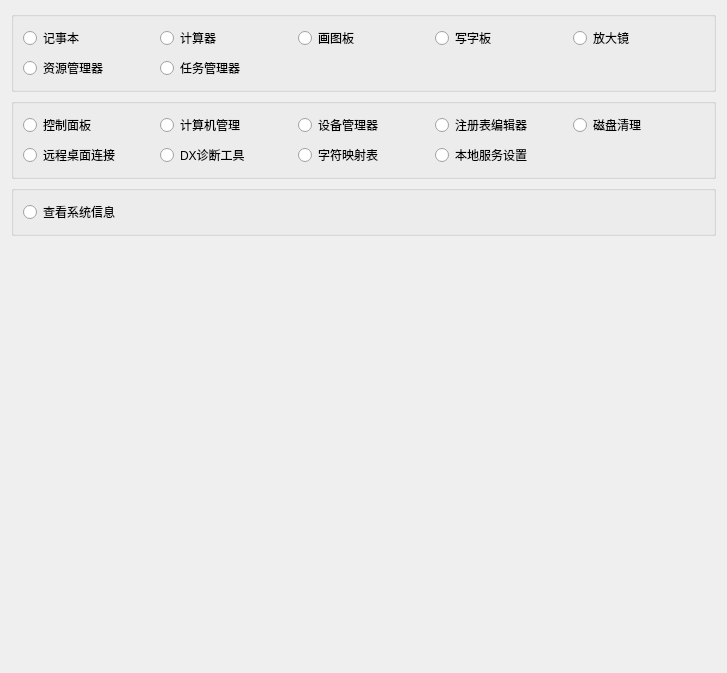
<?xml version="1.0" encoding="UTF-8"?>
<ui version="4.0">
 <class>WinSystemToolCmdEditor</class>
 <widget class="QWidget" name="WinSystemToolCmdEditor">
  <property name="geometry">
   <rect>
    <x>0</x>
    <y>0</y>
    <width>727</width>
    <height>673</height>
   </rect>
  </property>
  <property name="windowTitle">
   <string>Form</string>
  </property>
  <layout class="QVBoxLayout" name="verticalLayout">
   <item>
    <widget class="QGroupBox" name="groupBox">
     <property name="title">
      <string/>
     </property>
     <layout class="QGridLayout" name="gridLayout">
      <item row="0" column="0">
       <widget class="QRadioButton" name="radioButton_notepad">
        <property name="text">
         <string>记事本</string>
        </property>
       </widget>
      </item>
      <item row="0" column="1">
       <widget class="QRadioButton" name="radioButton_calc">
        <property name="text">
         <string>计算器</string>
        </property>
       </widget>
      </item>
      <item row="0" column="2">
       <widget class="QRadioButton" name="radioButton_mspaint">
        <property name="text">
         <string>画图板</string>
        </property>
       </widget>
      </item>
      <item row="0" column="3">
       <widget class="QRadioButton" name="radioButton_write">
        <property name="text">
         <string>写字板</string>
        </property>
       </widget>
      </item>
      <item row="0" column="4">
       <widget class="QRadioButton" name="radioButton_magnify">
        <property name="text">
         <string>放大镜</string>
        </property>
       </widget>
      </item>
      <item row="1" column="0">
       <widget class="QRadioButton" name="radioButton_explorer">
        <property name="text">
         <string>资源管理器</string>
        </property>
       </widget>
      </item>
      <item row="1" column="1">
       <widget class="QRadioButton" name="radioButton_taskmgr">
        <property name="text">
         <string>任务管理器</string>
        </property>
       </widget>
      </item>
     </layout>
    </widget>
   </item>
   <item>
    <widget class="QGroupBox" name="groupBox_2">
     <property name="title">
      <string/>
     </property>
     <layout class="QGridLayout" name="gridLayout_2">
      <item row="0" column="2">
       <widget class="QRadioButton" name="radioButton_devmgmtmsc">
        <property name="text">
         <string>设备管理器</string>
        </property>
       </widget>
      </item>
      <item row="0" column="0">
       <widget class="QRadioButton" name="radioButton_controlexe">
        <property name="text">
         <string>控制面板</string>
        </property>
       </widget>
      </item>
      <item row="0" column="3">
       <widget class="QRadioButton" name="radioButton_regedt32">
        <property name="text">
         <string>注册表编辑器</string>
        </property>
       </widget>
      </item>
      <item row="1" column="0">
       <widget class="QRadioButton" name="radioButton_mstsc">
        <property name="text">
         <string>远程桌面连接</string>
        </property>
       </widget>
      </item>
      <item row="0" column="1">
       <widget class="QRadioButton" name="radioButton_compmgmtmsc">
        <property name="text">
         <string>计算机管理</string>
        </property>
       </widget>
      </item>
      <item row="0" column="4">
       <widget class="QRadioButton" name="radioButton_cleanmgr">
        <property name="text">
         <string>磁盘清理</string>
        </property>
       </widget>
      </item>
      <item row="1" column="1">
       <widget class="QRadioButton" name="radioButton_dxdiag">
        <property name="text">
         <string>DX诊断工具</string>
        </property>
       </widget>
      </item>
      <item row="1" column="2">
       <widget class="QRadioButton" name="radioButton_charmap">
        <property name="text">
         <string>字符映射表</string>
        </property>
       </widget>
      </item>
      <item row="1" column="3">
       <widget class="QRadioButton" name="radioButton_servicemsc">
        <property name="text">
         <string>本地服务设置</string>
        </property>
       </widget>
      </item>
     </layout>
    </widget>
   </item>
   <item>
    <widget class="QGroupBox" name="groupBox_3">
     <property name="title">
      <string/>
     </property>
     <layout class="QVBoxLayout" name="verticalLayout_2">
      <item>
       <widget class="QRadioButton" name="radioButton_systeminfo">
        <property name="toolTip">
         <string>systeminfo</string>
        </property>
        <property name="text">
         <string>查看系统信息</string>
        </property>
       </widget>
      </item>
     </layout>
    </widget>
   </item>
   <item>
    <spacer name="verticalSpacer">
     <property name="orientation">
      <enum>Qt::Vertical</enum>
     </property>
     <property name="sizeHint" stdset="0">
      <size>
       <width>20</width>
       <height>40</height>
      </size>
     </property>
    </spacer>
   </item>
  </layout>
 </widget>
 <resources/>
 <connections/>
</ui>
